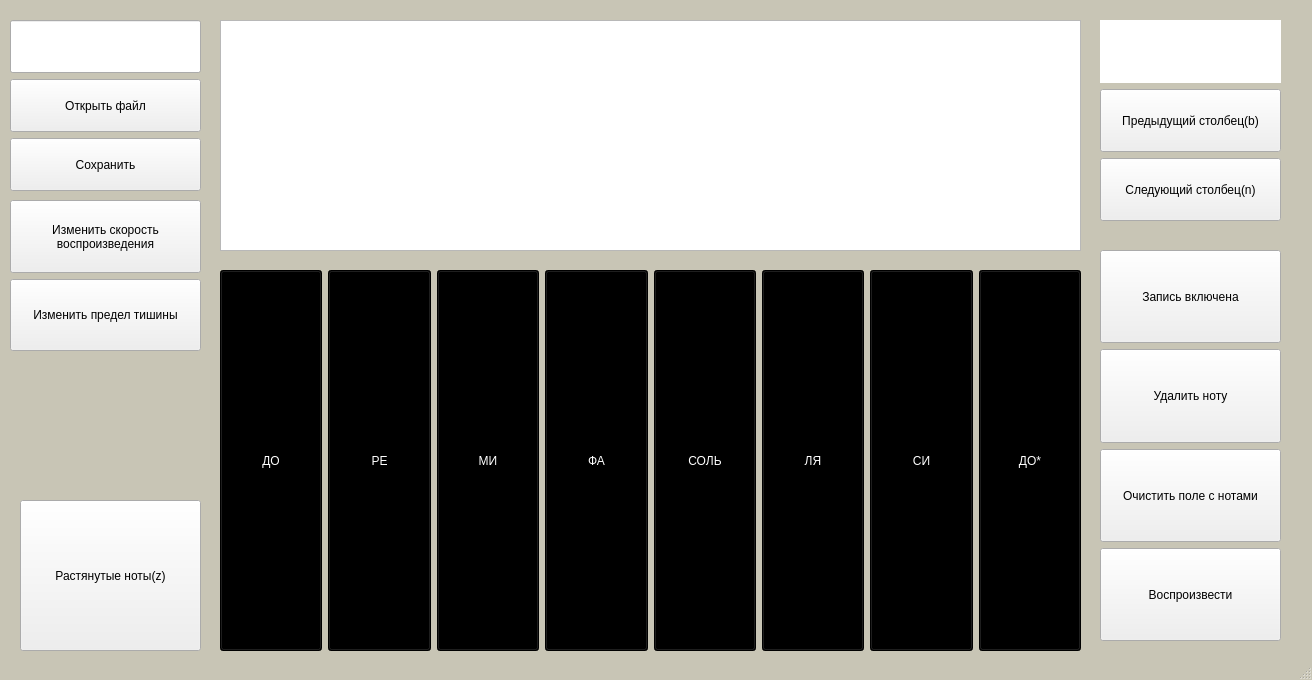
<?xml version="1.0" encoding="UTF-8"?>
<ui version="4.0">
 <class>MainWindow</class>
 <widget class="QMainWindow" name="MainWindow">
  <property name="geometry">
   <rect>
    <x>0</x>
    <y>0</y>
    <width>1312</width>
    <height>680</height>
   </rect>
  </property>
  <property name="windowTitle">
   <string>MainWindow</string>
  </property>
  <property name="styleSheet">
   <string notr="true">QMainWindow {
  background-color: rgb(200, 197, 181);
}</string>
  </property>
  <widget class="QWidget" name="centralwidget">
   <widget class="QPushButton" name="pedal">
    <property name="geometry">
     <rect>
      <x>20</x>
      <y>500</y>
      <width>181</width>
      <height>151</height>
     </rect>
    </property>
    <property name="text">
     <string>Растянутые ноты(z)</string>
    </property>
   </widget>
   <widget class="QWidget" name="layoutWidget">
    <property name="geometry">
     <rect>
      <x>220</x>
      <y>270</y>
      <width>861</width>
      <height>381</height>
     </rect>
    </property>
    <property name="sizePolicy">
     <sizepolicy hsizetype="Expanding" vsizetype="Expanding">
      <horstretch>0</horstretch>
      <verstretch>0</verstretch>
     </sizepolicy>
    </property>
    <layout class="QHBoxLayout" name="horizontalLayout">
     <item>
      <widget class="QPushButton" name="Button_1">
       <property name="sizePolicy">
        <sizepolicy hsizetype="Expanding" vsizetype="Expanding">
         <horstretch>0</horstretch>
         <verstretch>0</verstretch>
        </sizepolicy>
       </property>
       <property name="styleSheet">
        <string notr="true">QPushButton {
  color: rgb(255, 255, 255);
  background-color: rgb(0, 0, 0);
}</string>
       </property>
       <property name="text">
        <string>ДО</string>
       </property>
      </widget>
     </item>
     <item>
      <widget class="QPushButton" name="Button_2">
       <property name="sizePolicy">
        <sizepolicy hsizetype="Expanding" vsizetype="Expanding">
         <horstretch>0</horstretch>
         <verstretch>0</verstretch>
        </sizepolicy>
       </property>
       <property name="styleSheet">
        <string notr="true">QPushButton {
  color: rgb(255, 255, 255);
  background-color: rgb(0, 0, 0);
}</string>
       </property>
       <property name="text">
        <string>РЕ</string>
       </property>
      </widget>
     </item>
     <item>
      <widget class="QPushButton" name="Button_3">
       <property name="sizePolicy">
        <sizepolicy hsizetype="Expanding" vsizetype="Expanding">
         <horstretch>0</horstretch>
         <verstretch>0</verstretch>
        </sizepolicy>
       </property>
       <property name="styleSheet">
        <string notr="true">QPushButton {
  color: rgb(255, 255, 255);
  background-color: rgb(0, 0, 0);
}</string>
       </property>
       <property name="text">
        <string>МИ</string>
       </property>
      </widget>
     </item>
     <item>
      <widget class="QPushButton" name="Button_4">
       <property name="sizePolicy">
        <sizepolicy hsizetype="Expanding" vsizetype="Expanding">
         <horstretch>0</horstretch>
         <verstretch>0</verstretch>
        </sizepolicy>
       </property>
       <property name="styleSheet">
        <string notr="true">QPushButton {
  color: rgb(255, 255, 255);
  background-color: rgb(0, 0, 0);
}</string>
       </property>
       <property name="text">
        <string>ФА</string>
       </property>
      </widget>
     </item>
     <item>
      <widget class="QPushButton" name="Button_5">
       <property name="sizePolicy">
        <sizepolicy hsizetype="Expanding" vsizetype="Expanding">
         <horstretch>0</horstretch>
         <verstretch>0</verstretch>
        </sizepolicy>
       </property>
       <property name="styleSheet">
        <string notr="true">QPushButton {
  color: rgb(255, 255, 255);
  background-color: rgb(0, 0, 0);
}</string>
       </property>
       <property name="text">
        <string>СОЛЬ</string>
       </property>
      </widget>
     </item>
     <item>
      <widget class="QPushButton" name="Button_6">
       <property name="sizePolicy">
        <sizepolicy hsizetype="Expanding" vsizetype="Expanding">
         <horstretch>0</horstretch>
         <verstretch>0</verstretch>
        </sizepolicy>
       </property>
       <property name="styleSheet">
        <string notr="true">QPushButton {
  color: rgb(255, 255, 255);
  background-color: rgb(0, 0, 0);
}</string>
       </property>
       <property name="text">
        <string>ЛЯ</string>
       </property>
      </widget>
     </item>
     <item>
      <widget class="QPushButton" name="Button_7">
       <property name="sizePolicy">
        <sizepolicy hsizetype="Expanding" vsizetype="Expanding">
         <horstretch>0</horstretch>
         <verstretch>0</verstretch>
        </sizepolicy>
       </property>
       <property name="styleSheet">
        <string notr="true">QPushButton {
  color: rgb(255, 255, 255);
  background-color: rgb(0, 0, 0);
}</string>
       </property>
       <property name="text">
        <string>СИ</string>
       </property>
      </widget>
     </item>
     <item>
      <widget class="QPushButton" name="Button_8">
       <property name="sizePolicy">
        <sizepolicy hsizetype="Expanding" vsizetype="Expanding">
         <horstretch>0</horstretch>
         <verstretch>0</verstretch>
        </sizepolicy>
       </property>
       <property name="styleSheet">
        <string notr="true">QPushButton {
  color: rgb(255, 255, 255);
  background-color: rgb(0, 0, 0);
}</string>
       </property>
       <property name="text">
        <string>ДО*</string>
       </property>
      </widget>
     </item>
    </layout>
   </widget>
   <widget class="QWidget" name="layoutWidget">
    <property name="geometry">
     <rect>
      <x>10</x>
      <y>20</y>
      <width>191</width>
      <height>171</height>
     </rect>
    </property>
    <property name="sizePolicy">
     <sizepolicy hsizetype="Expanding" vsizetype="Expanding">
      <horstretch>0</horstretch>
      <verstretch>0</verstretch>
     </sizepolicy>
    </property>
    <layout class="QVBoxLayout" name="verticalLayout">
     <item>
      <widget class="QLineEdit" name="Filename">
       <property name="sizePolicy">
        <sizepolicy hsizetype="Expanding" vsizetype="Expanding">
         <horstretch>0</horstretch>
         <verstretch>0</verstretch>
        </sizepolicy>
       </property>
       <property name="styleSheet">
        <string notr="true">QLabel {
    color: rgb(0, 0, 0);
	background-color: rgb(255, 255, 255);
}</string>
       </property>
      </widget>
     </item>
     <item>
      <widget class="QPushButton" name="ButtonOpen">
       <property name="sizePolicy">
        <sizepolicy hsizetype="Expanding" vsizetype="Expanding">
         <horstretch>0</horstretch>
         <verstretch>0</verstretch>
        </sizepolicy>
       </property>
       <property name="text">
        <string>Открыть файл</string>
       </property>
      </widget>
     </item>
     <item>
      <widget class="QPushButton" name="ButtonSave">
       <property name="sizePolicy">
        <sizepolicy hsizetype="Expanding" vsizetype="Expanding">
         <horstretch>0</horstretch>
         <verstretch>0</verstretch>
        </sizepolicy>
       </property>
       <property name="text">
        <string>Сохранить</string>
       </property>
      </widget>
     </item>
    </layout>
   </widget>
   <widget class="QWidget" name="layoutWidget">
    <property name="geometry">
     <rect>
      <x>1100</x>
      <y>250</y>
      <width>181</width>
      <height>391</height>
     </rect>
    </property>
    <property name="sizePolicy">
     <sizepolicy hsizetype="Expanding" vsizetype="Expanding">
      <horstretch>0</horstretch>
      <verstretch>0</verstretch>
     </sizepolicy>
    </property>
    <layout class="QVBoxLayout" name="verticalLayout_2">
     <item>
      <widget class="QPushButton" name="ButtonRecording">
       <property name="sizePolicy">
        <sizepolicy hsizetype="Expanding" vsizetype="Expanding">
         <horstretch>0</horstretch>
         <verstretch>0</verstretch>
        </sizepolicy>
       </property>
       <property name="text">
        <string>Запись включена</string>
       </property>
      </widget>
     </item>
     <item>
      <widget class="QPushButton" name="ButtonDeliteNote">
       <property name="sizePolicy">
        <sizepolicy hsizetype="Expanding" vsizetype="Expanding">
         <horstretch>0</horstretch>
         <verstretch>0</verstretch>
        </sizepolicy>
       </property>
       <property name="text">
        <string>Удалить ноту</string>
       </property>
      </widget>
     </item>
     <item>
      <widget class="QPushButton" name="ButtonClear">
       <property name="sizePolicy">
        <sizepolicy hsizetype="Expanding" vsizetype="Expanding">
         <horstretch>0</horstretch>
         <verstretch>0</verstretch>
        </sizepolicy>
       </property>
       <property name="text">
        <string>Очистить поле с нотами</string>
       </property>
      </widget>
     </item>
     <item>
      <widget class="QPushButton" name="ButtonPlaying">
       <property name="sizePolicy">
        <sizepolicy hsizetype="Expanding" vsizetype="Expanding">
         <horstretch>0</horstretch>
         <verstretch>0</verstretch>
        </sizepolicy>
       </property>
       <property name="text">
        <string>Воспроизвести</string>
       </property>
      </widget>
     </item>
    </layout>
   </widget>
   <widget class="QWidget" name="verticalLayoutWidget">
    <property name="geometry">
     <rect>
      <x>1100</x>
      <y>20</y>
      <width>181</width>
      <height>201</height>
     </rect>
    </property>
    <layout class="QVBoxLayout" name="verticalLayout_3">
     <item>
      <widget class="QLabel" name="ColumnNumber">
       <property name="sizePolicy">
        <sizepolicy hsizetype="Expanding" vsizetype="Expanding">
         <horstretch>0</horstretch>
         <verstretch>0</verstretch>
        </sizepolicy>
       </property>
       <property name="styleSheet">
        <string notr="true">QLabel {
  background-color: rgb(255, 255, 255);
}</string>
       </property>
       <property name="text">
        <string/>
       </property>
       <property name="alignment">
        <set>Qt::AlignCenter</set>
       </property>
      </widget>
     </item>
     <item>
      <widget class="QPushButton" name="PreviousColumn">
       <property name="sizePolicy">
        <sizepolicy hsizetype="Expanding" vsizetype="Expanding">
         <horstretch>0</horstretch>
         <verstretch>0</verstretch>
        </sizepolicy>
       </property>
       <property name="text">
        <string>Предыдущий столбец(b)</string>
       </property>
      </widget>
     </item>
     <item>
      <widget class="QPushButton" name="NextColumn">
       <property name="sizePolicy">
        <sizepolicy hsizetype="Expanding" vsizetype="Expanding">
         <horstretch>0</horstretch>
         <verstretch>0</verstretch>
        </sizepolicy>
       </property>
       <property name="text">
        <string>Следующий столбец(n)</string>
       </property>
      </widget>
     </item>
    </layout>
   </widget>
   <widget class="QPlainTextEdit" name="noteEdit">
    <property name="geometry">
     <rect>
      <x>220</x>
      <y>20</y>
      <width>861</width>
      <height>231</height>
     </rect>
    </property>
    <property name="font">
     <font>
      <pointsize>16</pointsize>
     </font>
    </property>
    <property name="plainText">
     <string/>
    </property>
   </widget>
   <widget class="QLabel" name="InfoLabel">
    <property name="geometry">
     <rect>
      <x>20</x>
      <y>370</y>
      <width>181</width>
      <height>121</height>
     </rect>
    </property>
    <property name="text">
     <string/>
    </property>
   </widget>
   <widget class="QWidget" name="">
    <property name="geometry">
     <rect>
      <x>10</x>
      <y>200</y>
      <width>191</width>
      <height>151</height>
     </rect>
    </property>
    <layout class="QVBoxLayout" name="verticalLayout_4">
     <item>
      <widget class="QPushButton" name="ButtonSpeed">
       <property name="sizePolicy">
        <sizepolicy hsizetype="Expanding" vsizetype="Expanding">
         <horstretch>0</horstretch>
         <verstretch>0</verstretch>
        </sizepolicy>
       </property>
       <property name="text">
        <string>Изменить скорость
воспроизведения</string>
       </property>
       <property name="iconSize">
        <size>
         <width>16</width>
         <height>16</height>
        </size>
       </property>
       <property name="checkable">
        <bool>false</bool>
       </property>
       <property name="autoExclusive">
        <bool>false</bool>
       </property>
      </widget>
     </item>
     <item>
      <widget class="QPushButton" name="ButtonLongEnd">
       <property name="sizePolicy">
        <sizepolicy hsizetype="Expanding" vsizetype="Expanding">
         <horstretch>0</horstretch>
         <verstretch>0</verstretch>
        </sizepolicy>
       </property>
       <property name="text">
        <string>Изменить предел тишины</string>
       </property>
      </widget>
     </item>
    </layout>
   </widget>
  </widget>
  <widget class="QStatusBar" name="statusbar"/>
  <widget class="QMenuBar" name="menubar">
   <property name="geometry">
    <rect>
     <x>0</x>
     <y>0</y>
     <width>1312</width>
     <height>21</height>
    </rect>
   </property>
  </widget>
 </widget>
 <resources/>
 <connections/>
</ui>
